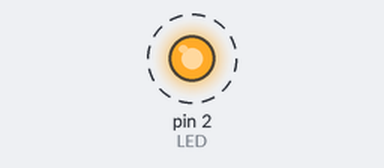
Bench run of a sketch on a simulated Arduino Uno, built with avr-gcc and run on an emulated ATmega328P. On the bench: output pins drawn as LEDs (lit = HIGH). Dashed ring = blinking. What the sketch prints to the serial monitor is not drawn.

Above: at 0.2 s.
Timing chart, 0 to 3.0 s (numbered marks = the images above):
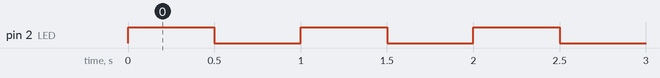

The sketch:

espx-1-1-2-hello-world.ino
```cpp
#define LED 2

void setup() {
    // put your setup code here, to run once:
    Serial.begin(115200);
    Serial.println("Ahoj světe");
    pinMode(LED, OUTPUT);
}

void loop() {
    // put your main code here, to run repeatedly:
    digitalWrite(LED, HIGH);
    delay(500);
    digitalWrite(LED, LOW);
    delay(500);
}
```

Measured:
- by itself, pin 2 (LED): alternates HIGH for 0.50 s and LOW for 0.50 s
